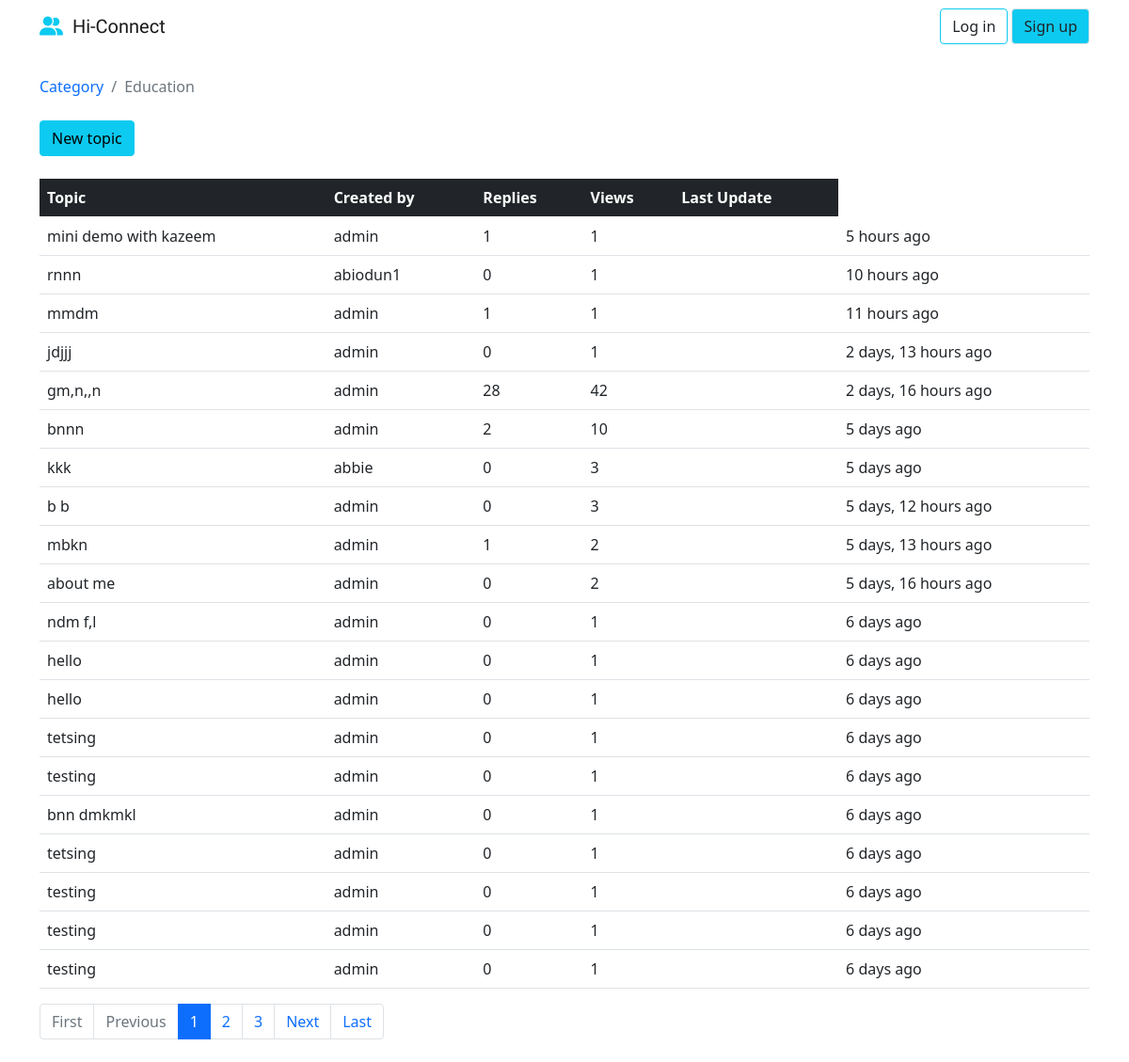
/forum/1/, run on the app's committed database.
### forum/models.py (models this page shows, shortened)
class Category(models.Model):
    name = models.CharField(max_length=100, unique=True)
    description = models.CharField(max_length=150)

class Topic(models.Model):
    subject = models.CharField(max_length=255)
    last_updated = models.DateTimeField(auto_now=True)
    category = models.ForeignKey(Category, related_name="topics", on_delete=models.CASCADE)
    starter = models.ForeignKey(User, related_name="topics", on_delete=models.CASCADE)
    views = models.PositiveIntegerField(default=0)

### forum/views.py (the view)
# urls.py: url(r'^forum/(?P<pk>\d+)/$', views.TopicListView.as_view(), name='forum_topics'),
class TopicListView(ListView):
    model = Topic
    context_object_name = 'topics'
    template_name = 'topics.html'
    paginate_by = 20
    def get_context_data(self, **kwargs):
        kwargs['category'] = self.category
        return super().get_context_data(**kwargs)
    def get_queryset(self):
        self.category = get_object_or_404(Category, pk=self.kwargs.get('pk'))
        queryset = self.category.topics.order_by('-last_updated').annotate(replies=Count('posts') - 1)
        return queryset

### templates/topics.html (shortened to what this page needs)
{% extends 'base.html' %}
{% load humanize %}
{% block breadcrumb %}
<li class="breadcrumb-item"><a href="{% url 'category' %}">Category</a></li>
<li class="breadcrumb-item active">{{ category.name}}</li>
{% endblock %}
{% block content %}
<div class="mb-4">
    <a href="{% url 'new_topic' category.pk %}" class="btn btn-info">New topic</a>
</div>
<table class="table">
    <thead class="table-dark">
        <tr>
            <th>Topic</th>
            <th>Created by</th>
            <th>Replies</th>
            <th>Views</th>
            <th>Last Update</th>
        </tr>
    </thead>
    <tbody>
        {% for topic in topics %}
        <tr>
            <td>
                <a class="text-dark " href="{% url 'topic_posts' category.pk topic.pk %}">{{topic.subject}}</a>
            </td>
            <td>{{topic.starter.username}}</td>
            <td>{{ topic.replies }}</td>
            <td>{{ topic.views }}</td>
            <td><td>{{ topic.last_updated|naturaltime }}</td></td>
        </tr>
        {% endfor %}
    </tbody>
</table>
{% include 'includes/pagination.html' %}
{% endblock %}

### static/css/style.css (style rules this page uses)
* { margin: 0; padding: 0; box-sizing: border-box; background-color: #fff; }
a { text-decoration: none !important; }

### data on the page
Category: name "Education"
Topic: subject "mini demo with kazeem", starter.username "admin", replies "1", views "1", last_updated "5 hours ago"
Topic: subject "rnnn", starter.username "abiodun1", replies "0", views "1", last_updated "10 hours ago"
Topic: subject "mmdm", starter.username "admin", replies "1", views "1", last_updated "11 hours ago"
Topic: subject "jdjjj", starter.username "admin", replies "0", views "1", last_updated "2 days, 13 hours ago"
Topic: subject "gm,n,,n", starter.username "admin", replies "28", views "42", last_updated "2 days, 16 hours ago"
Topic: subject "bnnn", starter.username "admin", replies "2", views "10", last_updated "5 days ago"
Topic: subject "kkk", starter.username "abbie", replies "0", views "3", last_updated "5 days ago"
Topic: subject "b b", starter.username "admin", replies "0", views "3", last_updated "5 days, 12 hours ago"
Topic: subject "mbkn", starter.username "admin", replies "1", views "2", last_updated "5 days, 13 hours ago"
Topic: subject "about me", starter.username "admin", replies "0", views "2", last_updated "5 days, 16 hours ago"
Topic: subject "ndm f,l", starter.username "admin", replies "0", views "1", last_updated "6 days ago"
Topic: subject "hello", starter.username "admin", replies "0", views "1", last_updated "6 days ago"
Topic: subject "hello", starter.username "admin", replies "0", views "1", last_updated "6 days ago"
Topic: subject "tetsing", starter.username "admin", replies "0", views "1", last_updated "6 days ago"
Topic: subject "testing", starter.username "admin", replies "0", views "1", last_updated "6 days ago"
Topic: subject "bnn dmkmkl", starter.username "admin", replies "0", views "1", last_updated "6 days ago"
Topic: subject "tetsing", starter.username "admin", replies "0", views "1", last_updated "6 days ago"
Topic: subject "testing", starter.username "admin", replies "0", views "1", last_updated "6 days ago"
Topic: subject "testing", starter.username "admin", replies "0", views "1", last_updated "6 days ago"
Topic: subject "testing", starter.username "admin", replies "0", views "1", last_updated "6 days ago"

### other printed values
{{ page_num }} "1"
{{ page_num }} "2" "3"
